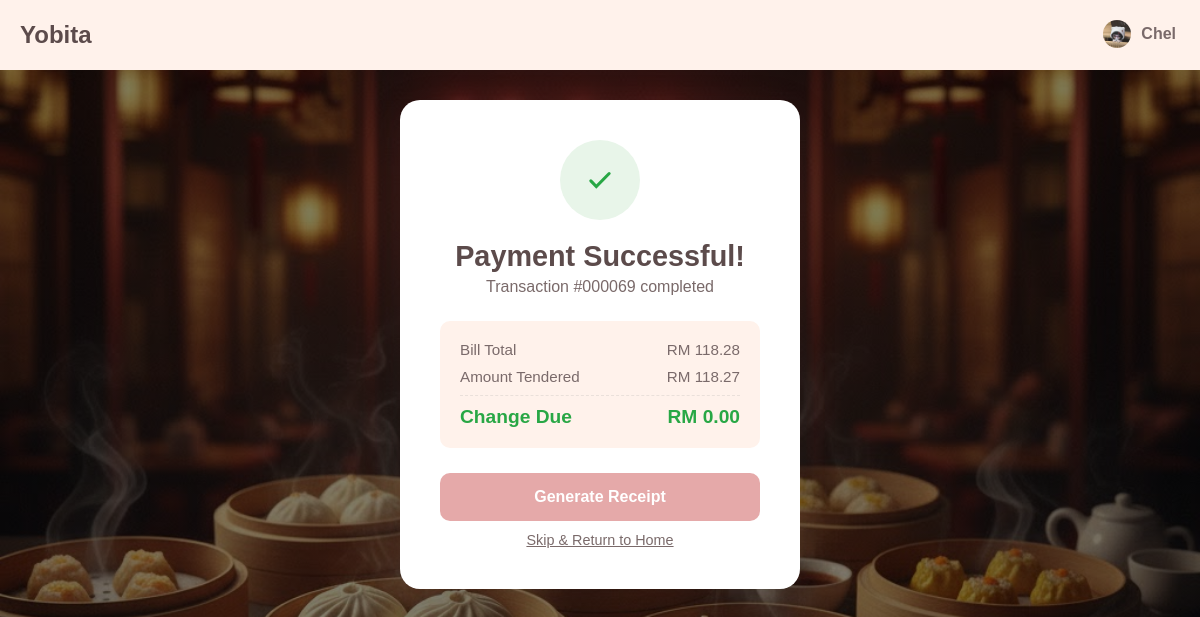
Page /order/receipt.php?payment_id=69 (signed in) on the committed database.
### tables this page shows
CREATE TABLE `payments` (
  `id` int(10) UNSIGNED NOT NULL,
  `order_id` int(10) UNSIGNED NOT NULL,
  `amount` decimal(10,2) NOT NULL,
  `subtotal` decimal(10,2) NOT NULL,
  `service_charge` decimal(10,2) NOT NULL,
  `sst` decimal(10,2) NOT NULL,
  `payment_method` enum('cash','credit_card','qr_pay') NOT NULL DEFAULT 'cash',
  `payment_time` timestamp NOT NULL DEFAULT current_timestamp()
);

### order/receipt.php (the view, shortened to what this page needs)
<?php
require_once '../connection.php';
$payment_id = (int)$_GET['payment_id'];
try {
    $sql = "SELECT p.*, o.id as order_id, o.created_at as order_time,
                   dt.table_number, u.username as waiter_name, o.total_amount as order_total_required
            FROM payments p
            JOIN orders o ON p.order_id = o.id
            JOIN dining_tables dt ON o.table_id = dt.id
            LEFT JOIN staffs u ON o.user_id = u.id
            WHERE p.id = ?";
    $stmt = $pdo->prepare($sql);
    $stmt->execute([$payment_id]);
    $receipt_details = $stmt->fetch();
    $bill_total = $receipt_details['subtotal'] + $receipt_details['service_charge'] + $receipt_details['sst'];
    if (isset($_SESSION['receipt_data'])) {
        $total_paid = $_SESSION['receipt_data']['tendered'];
        $change_due = $_SESSION['receipt_data']['change'];
    } else {
        $total_paid = $receipt_details['amount'];
        $change_due = 0.00;
    }
    $change_due = $total_paid - $bill_total;
    if($change_due < 0) $change_due = 0;
} catch (PDOException $e) {
    die("Error: " . $e->getMessage());
}
include '../_header.php';
?>
<link rel="stylesheet" href="../css/receipt.css">
<main class="main-wrapper">
    <div class="success-container" id="successView">
        <div class="checkmark-wrapper">
            <svg class="checkmark" viewBox="0 0 52 52">
                <path d="M14.1 27.2l7.1 7.2 16.7-16.8"/>
            </svg>
        </div>
        <div class="success-header">
            <h2>Payment Successful!</h2>
            <p>Transaction #<?php echo str_pad($payment_id, 6, '0', STR_PAD_LEFT); ?> completed</p>
        </div>
        <div class="payment-summary">
            <div class="summary-row">
                <span>Bill Total</span>
                <span>RM <?php echo number_format($bill_total, 2); ?></span>
            </div>
            <div class="summary-row">
                <span>Amount Tendered</span>
                <span>RM <?php echo number_format($total_paid, 2); ?></span>
            </div>
            <div class="summary-row highlight">
                <span class="change-label">Change Due</span>
                <span class="change-label">RM <?php echo number_format($change_due, 2); ?></span>
            </div>
        </div>
        <button onclick="showReceipt()" class="generate-btn">
            <i class="fas fa-receipt"></i> Generate Receipt
        </button>
        <a href="../waiter/index.php" class="skip-btn">Skip & Return to Home</a>
    </div>
</main>

### css/index.css (style rules this page uses)
:root { --primary: #FFDCDC; --second: #FFF2EB; --third: #ffffff; --fourth: #FFD6BA; --text-dark: #5C4B4B; --text-light: #7a6a6a; --border-color: #EAE0DA; --accent-dark: #E5A9A9; --notification: #FF3B3B; }
* { box-sizing: border-box; margin: 0; padding: 0; }
body { font-family: -apple-system, BlinkMacSystemFont, "Segoe UI", Roboto, Helvetica, Arial, sans-serif; background-color: var(--second); color: var(--text-dark); background: linear-gradient(rgba(0, 0, 0, 0.5), rgba(0, 0, 0, 0.5)), url(../image/Background.jpg) !important; background-size: cover !important; background-position: center !important; background-repeat: no-repeat !important; background-attachment: fixed !important; }
.main-wrapper { padding-top: 70px; padding-bottom: 100px; }

### css/receipt.css (style rules this page uses)
:root { --primary: #FFDCDC; --second: #FFF2EB; --third: #ffffff; --fourth: #FFD6BA; --text-dark: #5C4B4B; --text-light: #7a6a6a; --border-color: #EAE0DA; --accent-dark: #E5A9A9; --success-green: #28a745; }
body { background-color: var(--second); font-family: 'Poppins', sans-serif; color: var(--text-dark); margin: 0; min-height: 100vh; }
.main-wrapper { width: 100%; display: flex; justify-content: center; padding: 100px 20px 40px 20px; box-sizing: border-box; }
.success-container { background: var(--third); padding: 40px; border-radius: 20px; text-align: center; box-shadow: 0 10px 40px rgba(92, 75, 75, 0.1); max-width: 400px; width: 100%; animation: fadeInUp 0.5s ease-out; }
.success-header h2 { color: var(--text-dark); margin: 20px 0 5px 0; font-size: 1.8rem; }
.success-header p { color: var(--text-light); margin: 0 0 25px 0; }
.checkmark-wrapper { width: 80px; height: 80px; background: #e8f5e9; border-radius: 50%; display: flex; align-items: center; justify-content: center; margin: 0 auto; }
.checkmark { width: 40px; height: 40px; stroke: var(--success-green); stroke-width: 4; fill: none; stroke-linecap: round; stroke-dasharray: 100; stroke-dashoffset: 100; animation: dash 1s ease-in-out forwards; }
.payment-summary { background: var(--second); border-radius: 10px; padding: 20px; margin-bottom: 25px; }
.summary-row { display: flex; justify-content: space-between; margin-bottom: 10px; font-size: 0.95rem; color: var(--text-light); }
.summary-row.highlight { color: var(--text-dark); font-weight: 700; font-size: 1.2rem; margin-top: 10px; padding-top: 10px; border-top: 1px dashed var(--border-color); margin-bottom: 0; }
.change-label { color: var(--success-green); }
.generate-btn { background: var(--accent-dark); color: white; width: 100%; padding: 15px; border: none; border-radius: 10px; font-size: 1rem; font-weight: 600; cursor: pointer; transition: transform 0.2s, background 0.2s; margin-bottom: 10px; }
.skip-btn { background: transparent; color: var(--text-light); border: none; cursor: pointer; font-size: 0.9rem; text-decoration: underline; }

### rows in the picture
payments: bill_total "118.28", amount "118.27", change_due "0.00"

### other values in the picture
$_SESSION['username'] "Chel"
str_pad($payment_id, 6, '0', STR_PAD_LEFT) "000069"
